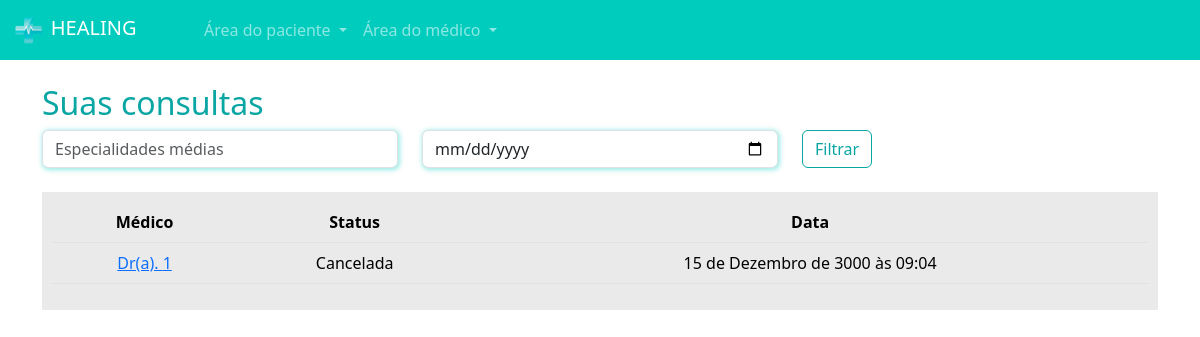
The app's page /pacientes/minhas_consultas/ (signed in) with its own data.
### paciente/models.py (models this page shows, shortened)
class Consulta(models.Model):
    status_choices = (
        ('A', 'Agendada'),
        ('F', 'Finalizada'),
        ('C', 'Cancelada'),
        ('I', 'Iniciada')
    )
    paciente = models.ForeignKey(User, on_delete=models.DO_NOTHING)
    data_aberta = models.ForeignKey(DatasAbertas, on_delete=models.DO_NOTHING)
    status = models.CharField(max_length=1, choices=status_choices, default='A')
    link = models.URLField(null=True, blank=True)

### medico/models.py (models this page shows, shortened)
class DatasAbertas(models.Model):
    data = models.DateTimeField()
    user = models.ForeignKey(User, on_delete=models.DO_NOTHING)
    agendado = models.BooleanField(default=False)

### paciente/views.py (the view)
# urls.py: path('minhas_consultas/', views.minhas_consultas, name="minhas_consultas"),
def minhas_consultas(request):
    minhas_consultas = Consulta.objects.filter(paciente=request.user).filter(data_aberta__data__gte=datetime.now())
    return render(request, 'minhas_consultas.html', {'minhas_consultas': minhas_consultas, 'is_medico': is_medico(request.user)})

### medico/models.py (called while the page is built)
def is_medico(user):
    return DadosMedico.objects.filter(user=user).exists()

### paciente/templates/minhas_consultas.html (shortened to what this page needs)
{% extends "base.html" %}
{% load static %}
{% block 'head' %}
    <link rel="stylesheet" href="{% static 'medicos/css/abrir_horario.css' %}">
    <link rel="stylesheet" href="{% static 'usuarios/css/usuarios.css' %}">
    <link rel="stylesheet" href="{% static 'medicos/css/cadastro_medico.css' %}">
    <link rel="stylesheet" href="{% static 'pacientes/css/home.css' %}">
    <link rel="stylesheet" href="https://cdn.jsdelivr.net/npm/bootstrap-icons@1.11.3/font/bootstrap-icons.min.css">
{% endblock 'head' %}
{% block 'body' %}
{% include "partials/navbar.html" %}
    <div class="container">
        <br>
        <h2><span class="color-dark">Suas consultas</span></h2>
        <div class="row">
            <div class="col-md">
                <input type="text" name="especialidades" id="" class="form-control shadow-main-color" placeholder="Especialidades médias">
            </div>
            <div class="col-md">
                <input type="date" name="data" id="" class="form-control shadow-main-color" placeholder="Data da consulta">
            </div>
            <div class="col-md">
                <input type="submit" value="Filtrar" class="btn btn-dark-color-outline">
            </div>
        </div>
        <br>
        <div class="list-minhas-consultas">
            <table class="table">
                <thead>
                <tr>
                    <th scope="col">Médico</th>
                    <th scope="col">Status</th>
                    <th scope="col">Data</th>
                </tr>
                </thead>
                <tbody>
                    {% for consulta in minhas_consultas%}
                        <tr>
                            <td><a href="{% url 'consulta' consulta.id %}">Dr(a). {{consulta.data_aberta.user}}</a></td>
                            <td>{{consulta.get_status_display}}</td>
                            <td>{{consulta.data_aberta.data}}</td>
                        </tr>
                        {% endfor %}
                </tbody>
            </table>
        </div>
    </div>
{% endblock 'body' %}

### templates/static/geral/css/base.css (style rules this page uses)
:root { --main-color: #00CCBE; --dark-color: #09A6A3; --contrast-color: #FFD686; }
.color-dark { color: var(--dark-color); }

### templates/static/usuarios/css/usuarios.css (style rules this page uses)
.btn-dark-color-outline { border: 1px solid var(--dark-color); color: var(--dark-color); }

### templates/static/medicos/css/cadastro_medico.css (style rules this page uses)
.shadow-main-color { box-shadow: 1px 1px 5px 1px rgba(0, 204, 190,.4); }

### templates/static/pacientes/css/home.css (style rules this page uses)
table { border-collapse: collapse !important; width: 100%; }
th, td { padding: 8px; text-align: center; background-color: #EAEAEA !important; }
th { background-color: #EAEAEA; }
.list-minhas-consultas { background-color: #EAEAEA; padding: 10px; }

### records on screen
Consulta: data_aberta.user "1", status "Cancelada", data_aberta.data "15 de Dezembro de 3000 às 09:04"
